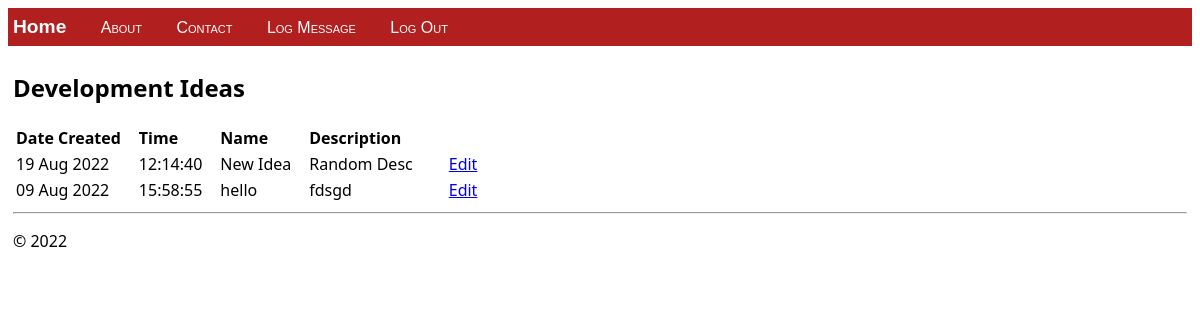
/tickets/, run on an earlier commit of the app's database.
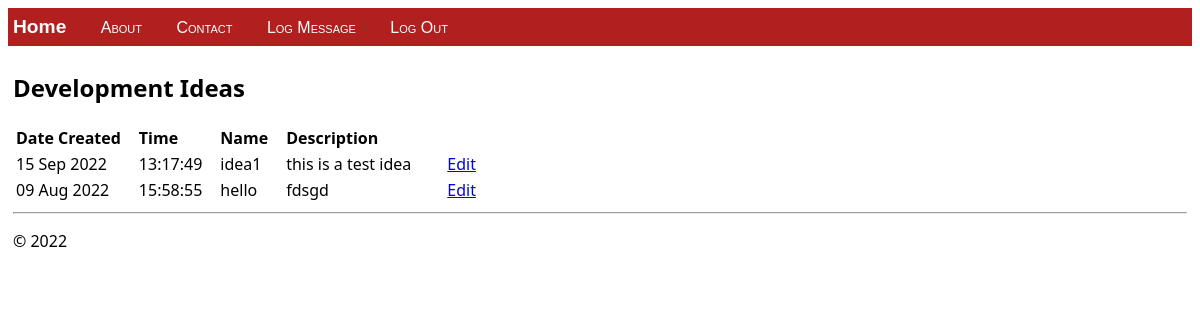
And on a later commit of the database.
### tickets/models.py (models this page shows)
class LogIdeas(models.Model):
    name = models.CharField(max_length=10)
    description = models.CharField(max_length=60)
    log_date = models.DateTimeField("date logged")
    def __str__(self):
        date = timezone.localtime(self.log_date)
        return f"'{self.name}''{self.description}' logged on {date.strftime('%A, %d %B, %Y at %X')}"

### tickets/views.py (the view, shortened to what this page needs)
class HomeListView(ListView):
    model = LogIdeas
    def get_context_data(self, **kwargs):
        context = super(HomeListView, self).get_context_data(**kwargs)
        print (super(HomeListView, self).get_context_data(**kwargs))
        return context

### tickets/templates/tickets/home.html (shortened to what this page needs)
{% extends "tickets/layout.html" %}
{% block content %}
    <h2>Development Ideas</h2>
    {% if message_list %}
        <table class="message_list">
            <thead>
            <tr>
                <th>Date Created</th>
                <th>Time</th>
                <th>Name</th>
                <th>Description</th>
            </tr>
            </thead>
            <tbody>
            {% for message in message_list %}
                <tr>
                    <td>{{ message.log_date | date:'d M Y' }}</td>
                    <td>{{ message.log_date | time:'H:i:s' }}</td>
                    <td>{{ message.name }}</td>
                    <td>{{ message.description}}</td>
                    <td></td>
                    <td
                    ><a href="{% url 'edit_item' message.pk %}" class="btn btn-warning btn-sm" role="button" aria-pressed="true" > Edit</a>
                    </td>
                </tr>
            {% endfor %}
            </tbody>
        </table>
    {% else %}
        <p>No messages have been logged. Use the <a href="{% url 'log' %}">Log Message form</a>.</p>
    {% endif %}
{% endblock %}

### tickets/templates/tickets/layout.html (shortened to what this page needs)
<!DOCTYPE html>
<html>
<head>
    {% load static %}
    <link rel="stylesheet" type="text/css" href="{% static 'tickets/site.css' %}"/>
</head>
<body>
<div class="navbar">
    <a href="{% url 'home' %}" class="navbar-brand">Home</a>
    <a href="{% url 'about' %}" class="navbar-item">About</a>
    <a href="{% url 'contact' %}" class="navbar-item">Contact</a>
    <a href="{% url 'log' %}" class="navbar-item">Log Message</a>
    <a href="{% url 'logout' %}" class="navbar-item">Log Out</a>
</div>
<div class="body-content">
    {% block content %}
    {% endblock %}
    <hr/>
    <footer>
        <p>© 2022</p>
    </footer>
</div>
</body>
</html>

### tickets/static/tickets/site.css (style rules this page uses)
.message_list th,td { text-align: left; padding-right: 15px; }
.navbar { background-color: rgb(178, 31, 31); font-size: 1em; font-family: 'Trebuchet MS', 'Lucida Sans Unicode', 'Lucida Grande', 'Lucida Sans', Arial, sans-serif; color: white; padding: 8px 5px 8px 5px; }
.navbar a { text-decoration: none; color: inherit; }
.navbar-brand { font-size: 1.2em; font-weight: 600; }
.navbar-item { font-variant: small-caps; margin-left: 30px; }
.body-content { padding: 5px; font-family:'Segoe UI', Tahoma, Geneva, Verdana, sans-serif; }

What changed in the data, as far as the page shows it:
removed LogIdeas: log_date "19 Aug 2022", log_date "12:14:40", name "New Idea", description "Random Desc"
added LogIdeas: log_date "15 Sep 2022", log_date "13:17:49", name "idea1", description "this is a test idea"
